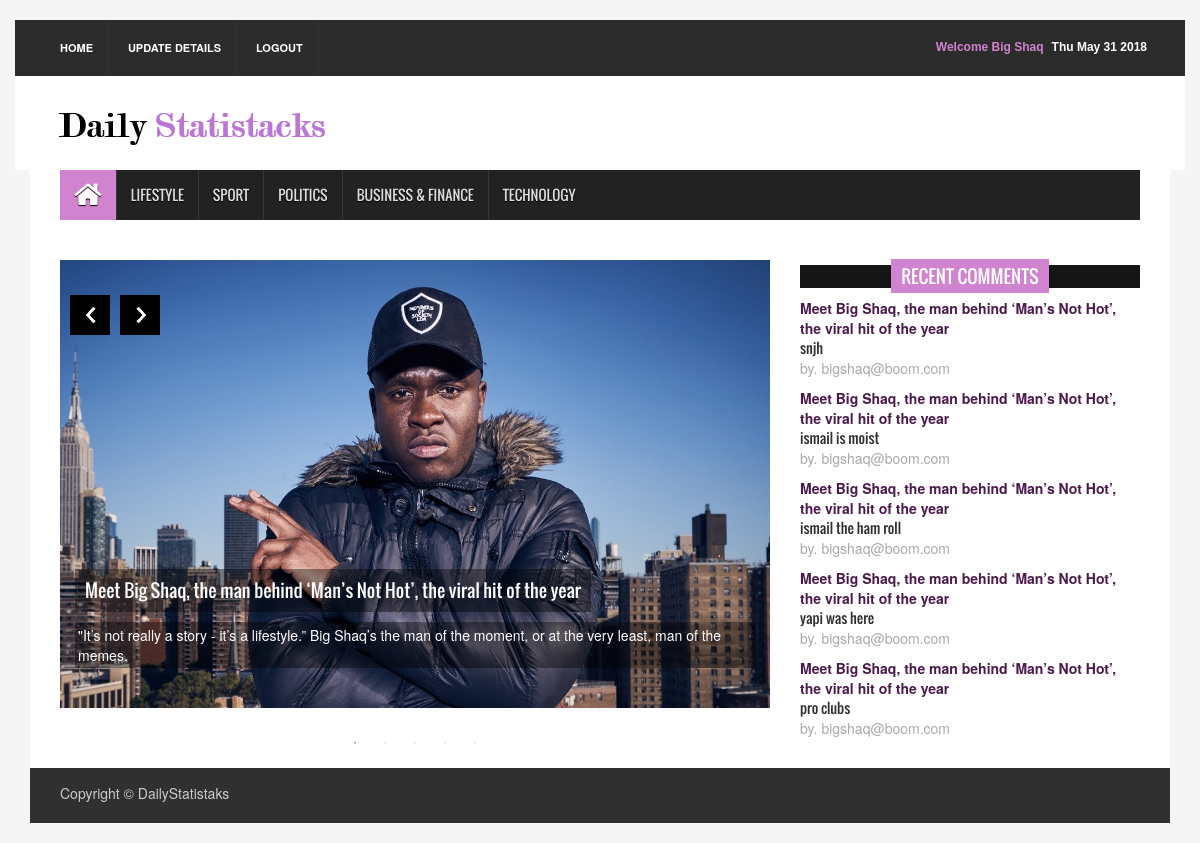
The app's page / (signed in) with its own data.
### newspaper/models.py (models this page shows, shortened)
class Article( models.Model ) :
    articleType     = models.CharField( max_length = 100 )
    author          = models.CharField( max_length = 1000 )
    headline        = models.CharField( max_length = 1000 )
    body            = models.CharField( max_length = 1000000000000 )
    publicationDate = models.DateField()

class Comment( models.Model ) :
    username        = models.ForeignKey( UserAccount )
    articleID       = models.ForeignKey( Article )
    post            = models.CharField( max_length = 10000 )
    publicationDate = models.DateField()
    email           = models.CharField( max_length = 254 )

### newspaper/views.py (the view)
# urls.py: url( r'^$' , index , name = 'index' ),
def index( request ) :
    commentsList = Comment.objects.order_by( '-publicationDate' )[  : 5 ]
    articleList  = getArticleList( commentsList )
    idList       = getIdList( commentsList )
    if ( 'username' not in request.session ) :
        context = {
                     'commentsList' : commentsList,
                     'articleList'  : articleList,
                     'idList'       : idList
                  }
        return render( request , 'newspaper/index1.html' , context )
    else : ## logged in
        name = getName( request.session['username'] )
        context = {
                     'fName'        : name,
                     'commentsList' : commentsList,
                     'articleList'  : articleList,
                     'idList'       : idList
                  }
        return render( request , 'newspaper/index2.html' , context )

### newspaper/views.py (called while the page is built)
def getName( username ) :
    user     = get_object_or_404( UserAccount , email = username )
    return user.first_name

def getIdList( commentsList ) :
    toReturn = []
    for comment in commentsList :
        article = comment.articleID
        id      = article.id
        toReturn = toReturn + [ id ]
    return toReturn

def getArticleList( commentsList ) :
    toReturn = []
    for comment in commentsList :
        article  = comment.articleID
        headline = article.headline
        toReturn = toReturn + [ headline ]
    return toReturn

### newspaper/templates/newspaper/index2.html (shortened to what this page needs)
{% extends "newspaper/base.html" %}
{% block content %}
{% load static %}
<div class="container">
  <header id="header">
    <div class="row">
      <div class="col-lg-12 col-md-12 col-sm-12">
        <div class="header_top">
          <div class="header_top_left">
            <ul class="top_nav">
              <li><a href = "/">Home</a></li>
              <li><a href = "/updateRedirect/">Update Details</a></li>
              <li><a href = "/logout/">Logout</a></li>
            </ul>
          </div>
          <div class="header_top_right">
            <p><span id="datetime"></span></p>
            <p style = 'color : #d083cf;'> Welcome {{ fName }} </p>
          </div>
        </div>
      </div>
      <div class="col-lg-12 col-md-12 col-sm-12">
        <div class="header_bottom">
          <div class="logo_area"><a href="/" class="logo"><img src="{% static "newspaper/images/testlogo.png" %}" alt=""></a></div>        </div>
      </div>
    </div>
  </header>
  <section id="navArea">
    <nav class="navbar navbar-inverse" role="navigation">
      <div id="navbar" class="navbar-collapse collapse">
        <ul class="nav navbar-nav main_nav">
          <li class="active"><a href = "/"><span class="fa fa-home desktop-home"></span><span class="mobile-show">Home</span></a></li>
          <li><a id = 'lifestyle' href = "/lifestyleRedirect/">Lifestyle</a></li>
          <li><a href = "/sportRedirect/">Sport</a></li>
          <li><a href = "/politicsRedirect/">Politics</a></li>
          <li><a href = "/businessfinanceRedirect/">Business & Finance</a></li>
          <li><a href = "/technologyRedirect/">Technology</a></li>
        </ul>
      </div>
    </nav>
  </section>
  <section id="newsSection">
  </section>
  <section id="sliderSection">
    <div class="row">
      <div class="col-lg-8 col-md-8 col-sm-8">
        <div class="slick_slider">
          <div class="single_iteam"> <a href="/3/"> <img src ="{% static "newspaper/images/bigshaq.jpg" %}" alt=""></a>
            <div class="slider_article">
              <h2><a class="slider_tittle" href="/3/">Meet Big Shaq, the man behind ‘Man’s Not Hot’, the viral hit of the year</a></h2>
              <p>"It’s not really a story - it’s a lifestyle.” Big Shaq’s the man of the moment, or at the very least, man of the memes.</p>
            </div>
          </div>
        </div>
      </div>
      <div class="col-lg-4 col-md-4 col-sm-4">
        <div class="single_sidebar">
          <h2><span>Recent Comments</span></h2>
          <ul class="spost_nav">
            {% if commentsList.0 %}
            <li>
                <poster> {{ articleList.0 }} </poster>
                <br>
                <div class = "media-body"> <a href = '/{{ idList.0 }}/' class="catg_title"> {{ commentsList.0.post }} </a> </div>
                <pTime> by. {{ commentsList.0.email }} </pTime>
            </li>
            {% endif %}
            {% if commentsList.1 %}
            <li>
                <poster> {{ articleList.1 }} </poster>
                <br>
                <div class = "media-body"> <a href = '/{{ idList.1 }}/' class="catg_title"> {{ commentsList.1.post }} </a> </div>
                <pTime> by. {{ commentsList.1.email }} </pTime>
            </li>
            {% endif %}
            {% if commentsList.2 %}
            <li>
                <poster> {{ articleList.2 }} </poster>
                <br>
                <div class = "media-body"> <a href = '/{{ idList.2 }}/' class="catg_title"> {{ commentsList.2.post }} </a> </div>
                <pTime> by. {{ commentsList.2.email }} </pTime>
            </li>
            {% endif %}
            {% if commentsList.3 %}
            <li>
                <poster> {{ articleList.3 }} </poster>
                <br>
                <div class = "media-body"> <a href = '/{{ idList.3 }}/' class="catg_title"> {{ commentsList.3.post }} </a> </div>
                <pTime> by. {{ commentsList.3.email }} </pTime>
            </li>
            {% endif %}
            {% if commentsList.4 %}
            <li>
                <poster> {{ articleList.4 }} </poster>
                <br>
                <div class = "media-body"> <a href = '/{{ idList.4 }}/' class="catg_title"> {{ commentsList.4.post }} </a> </div>
                <pTime> by. {{ commentsList.4.email }} </pTime>
            </li>
            {% endif %}
          </ul>
        </div>
      </div>
    </div>
  </section>
  <footer id="footer">
    <div class="footer_bottom">
      <p class="copyright">Copyright &copy; DailyStatistaks </p>
    </div>
  </footer>
</div>
{% endblock %}

### newspaper/static/newspaper/assets/css/theme.css (style rules this page uses)
.navbar-inverse .navbar-nav > .active > a, .navbar-inverse .navbar-nav > .active > a:hover, .navbar-inverse .navbar-nav > .active > a:focus { background-color:#d083cf }
.single_sidebar > h2 span { background:none repeat scroll 0 0 #d083cf }

### newspaper/static/newspaper/assets/css/style.css (style rules this page uses)
body { background:#f5f5f5 }
ul { padding:0; margin:0; list-style:none }
a { text-decoration:none; color:#2f2f2f }
h1, h2, h3, h4, h5, h6 { font-family:'Oswald',sans-serif }
h2 { line-height:23px }
img { border:none }
#header { display:inline; float:left; width:100%; margin-top:20px }
.header_top { background-color:#2c2c2c; display:inline; float:left; padding:0 30px; width:100% }
.header_top_left { float:left; display:inline; width:50% }
.top_nav { text-align:left }
.top_nav li { display:inline-block }
.top_nav li a { display:inline-block; border-right:1px solid #333; color:#fff; font-size:11px; font-weight:bold; padding:20px 15px; text-transform:uppercase; -webkit-transition:all 0.5s; -o-transition:all 0.5s; transition:all 0.5s }
.header_top_right { float:left; display:inline; width:50%; text-align:right }
.header_top_right > p { color:#fff; display:inline-block; float:right; font:bold 12px sans-serif; margin-bottom:0; padding-bottom:20px; padding-right:8px; padding-top:20px }
.header_bottom { background-color:#fff; display:inline; float:left; padding:15px 30px 15px; width:100% }
.logo_area { display:inline; float:left; width:31% }
.logo { font-size:45px; font-weight:bold; color:#000; font-family:'Varela',sans-serif }
.logo img { max-width:100% }
#navArea { float:left; display:inline; width:100%; padding:0 30px; background-color:#fff }
.navbar { border:medium none; border-radius:0 }
.navbar-inverse .navbar-nav > li > a { border-left:1px solid #383838; color:#ddd; font-family:'Oswald',sans-serif; display:inline-block; height:50px; line-height:50px; padding:0 14px; text-shadow:0 1px 1px #000; text-transform:uppercase; -webkit-transition:all 0.5s; -mz-transition:all 0.5s; -ms-transition:all 0.5s; -o-transition:all 0.5s; transition:all 0.5s }
.navbar-inverse .navbar-nav > li:first-child a { border:none }
.navbar-inverse .navbar-nav > .active > a, .navbar-inverse .navbar-nav > .active > a:hover, .navbar-inverse .navbar-nav > .active > a:focus { color:#fff }
.navbar-collapse { padding-left:0 }
.desktop-home { display:block; font-size:30px; margin-top:10px }
#newsSection { float:left; display:inline; width:100%; padding:0 30px; background-color:#fff; padding-bottom:20px }
#sliderSection { background-color:#fff; display:inline; float:left; width:100%; padding:0 30px }
.single_iteam { display:inline; float:left; position:relative; width:100%; height:448px }
.single_iteam img { width:100%; height:100% }
.slider_article { bottom:20px; left:0; position:absolute; right:0; padding:10px 15px }
.slider_article > h2 a { background:none repeat scroll 0 0 rgba(0,0,0,0.4); color:#fff; font-size:18px; padding:10px; display:inline-block }
.slider_article > p { background:none repeat scroll 0 0 rgba(0,0,0,0.4); color:#fff; padding:3px; display:inline-block }
.spost_nav li { float:left; display:block; width:100%; margin-bottom:10px }
.spost_nav .media-body > a { font-family:"Oswald",sans-serif }
.single_sidebar { float:left; display:inline; width:100%; margin-bottom:20px }
.single_sidebar > h2 { background:none repeat scroll 0 0 #151515; color:#fff; font-family:"Oswald",sans-serif; font-size:18px; font-weight:400; margin-bottom:10px; margin-left:0; margin-top:5px; padding:0; position:relative; text-align:center; text-transform:uppercase }
.single_sidebar > h2 span { padding:4px 10px }
.single_sidebar ul li a { border-bottom:1px solid #333; display:block }
.single_sidebar .spost_nav li a { border-bottom:none; float:left }
#footer { display:inline; float:left; width:100%; margin-bottom:20px }
.footer_bottom { float:left; display:inline; width:100%; padding:10px 30px; background-color:#303030; color:#ccc }
.copyright { float:left; width:50%; padding-top:5px; text-align:left }

### newspaper/templates/newspaper/index2.html (style rules this page uses)
poster { color: #4c194b; font-weight: bold; }
pTime { color: #aaa9aa; }
.col-lg-12 { padding-right: 0px; padding-left: 0px; }
.col-md-12 { padding-right: 0px; padding-left: 0px; }
.col-sm-12 { padding-right: 0px; padding-left: 0px; }

### records on screen
Article: headline "Meet Big Shaq, the man behind ‘Man’s Not Hot’, the viral hit of the year"
Comment: post "snjh", email "bigshaq@boom.com"
Comment: post "ismail is moist", email "bigshaq@boom.com"
Comment: post "ismail the ham roll", email "bigshaq@boom.com"
Comment: post "yapi was here", email "bigshaq@boom.com"
Comment: post "pro clubs", email "bigshaq@boom.com"

### other values on screen
{{ fName }} "Big Shaq"
